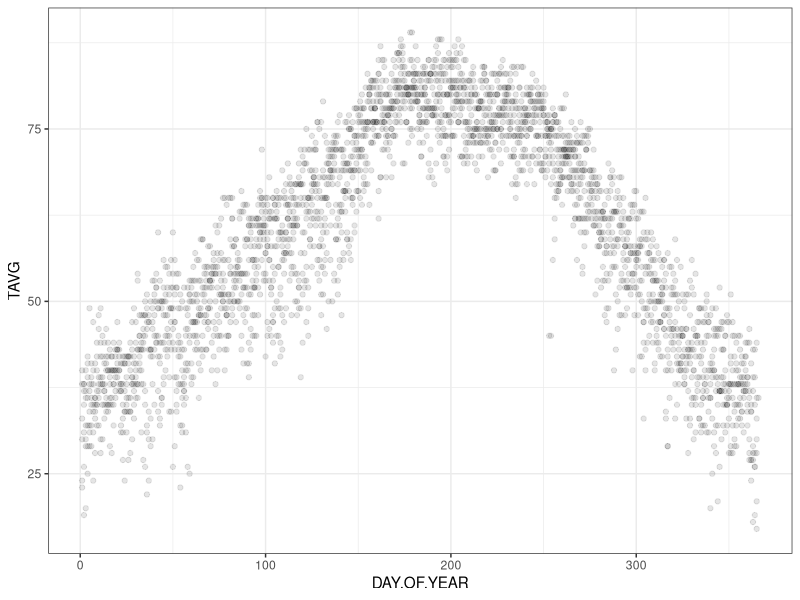
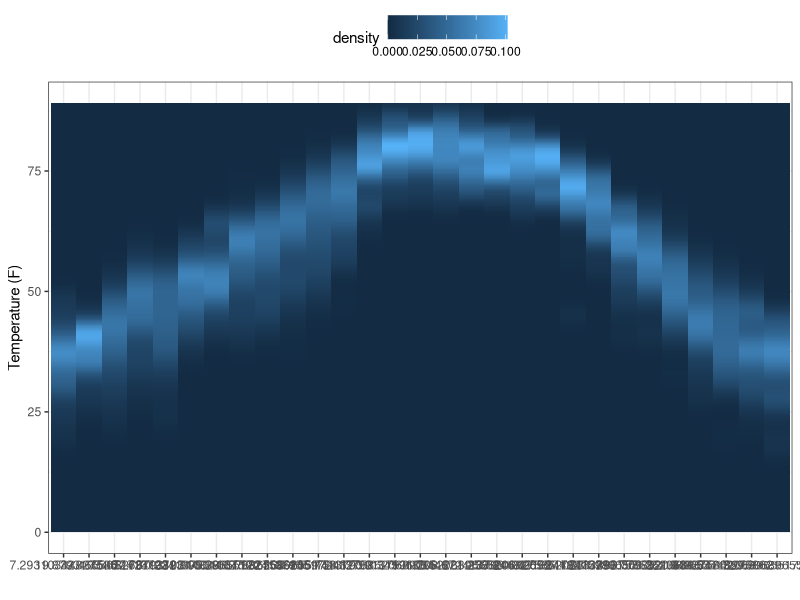

Source code (R) for these figures, in order:
library(dplyr)
library(ggplot2)
library(mgcv)

setwd("~/git/visualization/cyclic")
rm(list = ls())

temps = read.csv("../data/temps.csv") %>%
  mutate(DATE = as.Date(DATE),
         DAY.OF.YEAR = as.numeric(DATE) - as.numeric(as.Date(strftime(DATE, "%Y-01-01"))) + 1,
         MONTH = as.factor(strftime(DATE, "%b")),
         MONTH = factor(MONTH, levels = month.abb),
         MONTH.num = as.numeric(MONTH),
         YEAR = as.factor(as.numeric(strftime(DATE, "%Y"))),
         NAME = recode(NAME,
                       "ALBUQUERQUE INTERNATIONAL AIRPORT, NM US" = "ABQ",
                       "PORTLAND INTERNATIONAL AIRPORT, OR US" = "PDX",
                       "SAN FRANCISCO INTERNATIONAL AIRPORT, CA US" = "SFO",
                       "JFK INTERNATIONAL AIRPORT, NY US" = "JFK")) %>%
  rename(Location = NAME) %>%
  na.exclude

abq.temps = temps %>%
  filter(Location == "ABQ")

ggplot(abq.temps, aes(DAY.OF.YEAR, TAVG)) +
  geom_point(alpha = 0.1) +
  theme_bw()

# Binning x values
data = abq.temps %>%
  select(x = DAY.OF.YEAR, y = TAVG)

n.bins = 30
x.range = range(data$x)
x.intervals = seq(x.range[1], x.range[2], length.out = n.bins)
x.midpoints = (diff(x.intervals) / 2 + x.intervals[-length(x.intervals)])
data$interval = findInterval(data$x, x.intervals, rightmost.closed = TRUE)
data$x.midpoint = x.midpoints[data$interval]

ggplot(data, aes(x = factor(x.midpoint), y = y)) +
  stat_density(aes(fill = after_stat(density)), geom = "tile", position = "identity") +
  # scale_x_continuous(breaks = as.numeric(as.Date(paste0("2020-", 1:12, "-01"))) - as.numeric(as.Date("2020-01-01")) + 1,
  #                    labels = month.abb) +
  ylim(0, NA) +
  # coord_polar() +
  xlab("") +
  ylab("Temperature (F)") +
  theme_bw() +
  theme(legend.position = "top")
